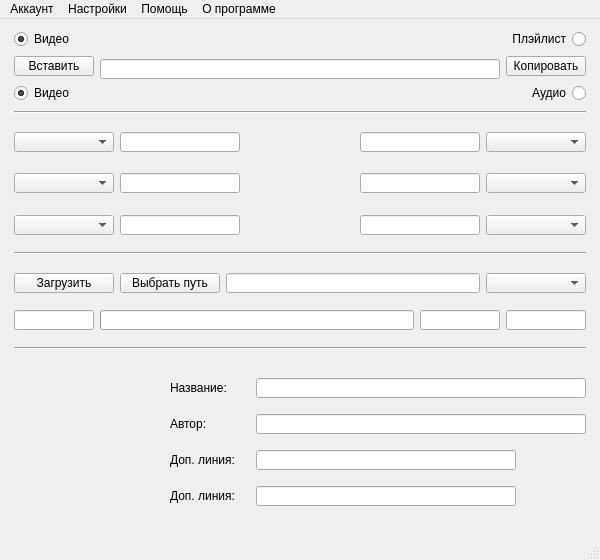
<?xml version="1.0" encoding="UTF-8"?>
<ui version="4.0">
 <class>MainWindow</class>
 <widget class="QMainWindow" name="MainWindow">
  <property name="geometry">
   <rect>
    <x>0</x>
    <y>0</y>
    <width>600</width>
    <height>560</height>
   </rect>
  </property>
  <property name="windowTitle">
   <string>MainWindow</string>
  </property>
  <property name="toolTipDuration">
   <number>2</number>
  </property>
  <widget class="QWidget" name="centralwidget">
   <layout class="QHBoxLayout" name="horizontalLayout_2">
    <item>
     <spacer name="horizontalSpacer">
      <property name="orientation">
       <enum>Qt::Horizontal</enum>
      </property>
      <property name="sizeType">
       <enum>QSizePolicy::Fixed</enum>
      </property>
      <property name="sizeHint" stdset="0">
       <size>
        <width>5</width>
        <height>20</height>
       </size>
      </property>
     </spacer>
    </item>
    <item>
     <layout class="QVBoxLayout" name="layout_all">
      <item>
       <layout class="QHBoxLayout" name="link_and_settings_layout">
        <item>
         <layout class="QVBoxLayout" name="left_settings_layout">
          <item>
           <widget class="QRadioButton" name="video_type_radio">
            <property name="minimumSize">
             <size>
              <width>80</width>
              <height>20</height>
             </size>
            </property>
            <property name="maximumSize">
             <size>
              <width>80</width>
              <height>20</height>
             </size>
            </property>
            <property name="font">
             <font>
              <pointsize>9</pointsize>
             </font>
            </property>
            <property name="toolTip">
             <string>Выбрать загрузку видео</string>
            </property>
            <property name="layoutDirection">
             <enum>Qt::LeftToRight</enum>
            </property>
            <property name="text">
             <string>Видео</string>
            </property>
            <property name="checked">
             <bool>true</bool>
            </property>
            <attribute name="buttonGroup">
             <string notr="true">download_type</string>
            </attribute>
           </widget>
          </item>
          <item>
           <widget class="QPushButton" name="paste_button">
            <property name="minimumSize">
             <size>
              <width>80</width>
              <height>20</height>
             </size>
            </property>
            <property name="maximumSize">
             <size>
              <width>80</width>
              <height>20</height>
             </size>
            </property>
            <property name="font">
             <font>
              <pointsize>9</pointsize>
             </font>
            </property>
            <property name="toolTip">
             <string>Вставить текст в поле для ссылки</string>
            </property>
            <property name="toolTipDuration">
             <number>-1</number>
            </property>
            <property name="whatsThis">
             <string/>
            </property>
            <property name="inputMethodHints">
             <set>Qt::ImhNone</set>
            </property>
            <property name="text">
             <string>Вставить</string>
            </property>
            <property name="checkable">
             <bool>false</bool>
            </property>
            <property name="checked">
             <bool>false</bool>
            </property>
           </widget>
          </item>
          <item>
           <widget class="QRadioButton" name="video_format_radio">
            <property name="minimumSize">
             <size>
              <width>80</width>
              <height>20</height>
             </size>
            </property>
            <property name="maximumSize">
             <size>
              <width>80</width>
              <height>20</height>
             </size>
            </property>
            <property name="font">
             <font>
              <pointsize>9</pointsize>
             </font>
            </property>
            <property name="toolTip">
             <string>Вырать загрузку формата &quot;видео&quot;</string>
            </property>
            <property name="text">
             <string>Видео</string>
            </property>
            <property name="checked">
             <bool>true</bool>
            </property>
            <attribute name="buttonGroup">
             <string notr="true">download_format</string>
            </attribute>
           </widget>
          </item>
         </layout>
        </item>
        <item>
         <layout class="QVBoxLayout" name="verticalLayout_2">
          <item>
           <spacer name="verticalSpacer">
            <property name="orientation">
             <enum>Qt::Vertical</enum>
            </property>
            <property name="sizeHint" stdset="0">
             <size>
              <width>20</width>
              <height>40</height>
             </size>
            </property>
           </spacer>
          </item>
          <item>
           <widget class="QLineEdit" name="link_line">
            <property name="minimumSize">
             <size>
              <width>260</width>
              <height>20</height>
             </size>
            </property>
            <property name="maximumSize">
             <size>
              <width>16777215</width>
              <height>20</height>
             </size>
            </property>
            <property name="font">
             <font>
              <pointsize>9</pointsize>
             </font>
            </property>
            <property name="toolTip">
             <string>Поле для поле для ссылки</string>
            </property>
           </widget>
          </item>
          <item alignment="Qt::AlignHCenter">
           <widget class="QLabel" name="line_status_label">
            <property name="minimumSize">
             <size>
              <width>150</width>
              <height>20</height>
             </size>
            </property>
            <property name="maximumSize">
             <size>
              <width>150</width>
              <height>20</height>
             </size>
            </property>
            <property name="font">
             <font>
              <pointsize>9</pointsize>
             </font>
            </property>
            <property name="layoutDirection">
             <enum>Qt::LeftToRight</enum>
            </property>
            <property name="text">
             <string>&lt;html&gt;&lt;head/&gt;&lt;body&gt;&lt;p&gt;&lt;br/&gt;&lt;/p&gt;&lt;/body&gt;&lt;/html&gt;</string>
            </property>
            <property name="textFormat">
             <enum>Qt::RichText</enum>
            </property>
           </widget>
          </item>
         </layout>
        </item>
        <item>
         <layout class="QVBoxLayout" name="right_settings_layout">
          <item>
           <widget class="QRadioButton" name="playlist_type_radio">
            <property name="minimumSize">
             <size>
              <width>80</width>
              <height>20</height>
             </size>
            </property>
            <property name="maximumSize">
             <size>
              <width>80</width>
              <height>20</height>
             </size>
            </property>
            <property name="font">
             <font>
              <pointsize>9</pointsize>
             </font>
            </property>
            <property name="toolTip">
             <string>Выбрать загрузку плэйлиста</string>
            </property>
            <property name="layoutDirection">
             <enum>Qt::RightToLeft</enum>
            </property>
            <property name="text">
             <string>Плэйлист</string>
            </property>
            <attribute name="buttonGroup">
             <string notr="true">download_type</string>
            </attribute>
           </widget>
          </item>
          <item>
           <widget class="QPushButton" name="copy_button">
            <property name="minimumSize">
             <size>
              <width>80</width>
              <height>20</height>
             </size>
            </property>
            <property name="maximumSize">
             <size>
              <width>80</width>
              <height>20</height>
             </size>
            </property>
            <property name="font">
             <font>
              <pointsize>9</pointsize>
             </font>
            </property>
            <property name="toolTip">
             <string>Копировать текст из поля для ссылки</string>
            </property>
            <property name="layoutDirection">
             <enum>Qt::RightToLeft</enum>
            </property>
            <property name="text">
             <string>Копировать</string>
            </property>
           </widget>
          </item>
          <item>
           <widget class="QRadioButton" name="audio_format_radio">
            <property name="minimumSize">
             <size>
              <width>80</width>
              <height>20</height>
             </size>
            </property>
            <property name="maximumSize">
             <size>
              <width>80</width>
              <height>20</height>
             </size>
            </property>
            <property name="font">
             <font>
              <pointsize>9</pointsize>
             </font>
            </property>
            <property name="toolTip">
             <string>Вырать загрузку формата &quot;аудио&quot;</string>
            </property>
            <property name="layoutDirection">
             <enum>Qt::RightToLeft</enum>
            </property>
            <property name="text">
             <string>Аудио</string>
            </property>
            <attribute name="buttonGroup">
             <string notr="true">download_format</string>
            </attribute>
           </widget>
          </item>
         </layout>
        </item>
       </layout>
      </item>
      <item>
       <widget class="Line" name="line_1">
        <property name="font">
         <font>
          <pointsize>9</pointsize>
         </font>
        </property>
        <property name="orientation">
         <enum>Qt::Horizontal</enum>
        </property>
       </widget>
      </item>
      <item>
       <spacer name="vertical_spacer_2">
        <property name="orientation">
         <enum>Qt::Vertical</enum>
        </property>
        <property name="sizeHint" stdset="0">
         <size>
          <width>20</width>
          <height>20</height>
         </size>
        </property>
       </spacer>
      </item>
      <item>
       <layout class="QVBoxLayout" name="tags_layout">
        <item>
         <layout class="QHBoxLayout" name="tags_line_layout_1">
          <item>
           <widget class="QComboBox" name="tags_box_1">
            <property name="minimumSize">
             <size>
              <width>100</width>
              <height>20</height>
             </size>
            </property>
            <property name="maximumSize">
             <size>
              <width>100</width>
              <height>20</height>
             </size>
            </property>
            <property name="toolTip">
             <string>Набор тегов</string>
            </property>
           </widget>
          </item>
          <item>
           <widget class="QLineEdit" name="tag_line_1">
            <property name="minimumSize">
             <size>
              <width>120</width>
              <height>20</height>
             </size>
            </property>
            <property name="maximumSize">
             <size>
              <width>120</width>
              <height>20</height>
             </size>
            </property>
            <property name="toolTip">
             <string>Поле для ввода тега</string>
            </property>
           </widget>
          </item>
          <item>
           <spacer name="horizontal_spacer_2">
            <property name="orientation">
             <enum>Qt::Horizontal</enum>
            </property>
            <property name="sizeHint" stdset="0">
             <size>
              <width>40</width>
              <height>20</height>
             </size>
            </property>
           </spacer>
          </item>
          <item>
           <widget class="QLineEdit" name="tag_line_2">
            <property name="minimumSize">
             <size>
              <width>120</width>
              <height>20</height>
             </size>
            </property>
            <property name="maximumSize">
             <size>
              <width>120</width>
              <height>20</height>
             </size>
            </property>
            <property name="toolTip">
             <string>Поле для ввода тега</string>
            </property>
           </widget>
          </item>
          <item>
           <widget class="QComboBox" name="tags_box_2">
            <property name="minimumSize">
             <size>
              <width>100</width>
              <height>20</height>
             </size>
            </property>
            <property name="maximumSize">
             <size>
              <width>100</width>
              <height>20</height>
             </size>
            </property>
            <property name="toolTip">
             <string>Набор тегов</string>
            </property>
           </widget>
          </item>
         </layout>
        </item>
        <item>
         <spacer name="vertical_spacer_3">
          <property name="orientation">
           <enum>Qt::Vertical</enum>
          </property>
          <property name="sizeHint" stdset="0">
           <size>
            <width>20</width>
            <height>20</height>
           </size>
          </property>
         </spacer>
        </item>
        <item>
         <layout class="QHBoxLayout" name="tags_line_layout_2">
          <item>
           <widget class="QComboBox" name="tags_box_3">
            <property name="minimumSize">
             <size>
              <width>100</width>
              <height>20</height>
             </size>
            </property>
            <property name="maximumSize">
             <size>
              <width>100</width>
              <height>20</height>
             </size>
            </property>
            <property name="toolTip">
             <string>Набор тегов</string>
            </property>
           </widget>
          </item>
          <item>
           <widget class="QLineEdit" name="tag_line_3">
            <property name="minimumSize">
             <size>
              <width>120</width>
              <height>20</height>
             </size>
            </property>
            <property name="maximumSize">
             <size>
              <width>120</width>
              <height>20</height>
             </size>
            </property>
            <property name="toolTip">
             <string>Поле для ввода тега</string>
            </property>
           </widget>
          </item>
          <item>
           <spacer name="horizontal_spacer_4">
            <property name="orientation">
             <enum>Qt::Horizontal</enum>
            </property>
            <property name="sizeHint" stdset="0">
             <size>
              <width>40</width>
              <height>20</height>
             </size>
            </property>
           </spacer>
          </item>
          <item>
           <widget class="QLineEdit" name="tag_line_4">
            <property name="minimumSize">
             <size>
              <width>120</width>
              <height>20</height>
             </size>
            </property>
            <property name="maximumSize">
             <size>
              <width>120</width>
              <height>20</height>
             </size>
            </property>
            <property name="toolTip">
             <string>Поле для ввода тега</string>
            </property>
           </widget>
          </item>
          <item>
           <widget class="QComboBox" name="tags_box_4">
            <property name="minimumSize">
             <size>
              <width>100</width>
              <height>20</height>
             </size>
            </property>
            <property name="maximumSize">
             <size>
              <width>100</width>
              <height>20</height>
             </size>
            </property>
            <property name="toolTip">
             <string>Набор тегов</string>
            </property>
           </widget>
          </item>
         </layout>
        </item>
        <item>
         <spacer name="vertical_spacer_4">
          <property name="orientation">
           <enum>Qt::Vertical</enum>
          </property>
          <property name="sizeHint" stdset="0">
           <size>
            <width>20</width>
            <height>20</height>
           </size>
          </property>
         </spacer>
        </item>
        <item>
         <layout class="QHBoxLayout" name="tags_line_layout_3">
          <item>
           <widget class="QComboBox" name="tags_box_5">
            <property name="minimumSize">
             <size>
              <width>100</width>
              <height>20</height>
             </size>
            </property>
            <property name="maximumSize">
             <size>
              <width>100</width>
              <height>20</height>
             </size>
            </property>
            <property name="toolTip">
             <string>Набор тегов</string>
            </property>
           </widget>
          </item>
          <item>
           <widget class="QLineEdit" name="tag_line_5">
            <property name="minimumSize">
             <size>
              <width>120</width>
              <height>20</height>
             </size>
            </property>
            <property name="maximumSize">
             <size>
              <width>120</width>
              <height>20</height>
             </size>
            </property>
            <property name="toolTip">
             <string>Поле для ввода тега</string>
            </property>
           </widget>
          </item>
          <item>
           <spacer name="horizontal_spacer_3">
            <property name="orientation">
             <enum>Qt::Horizontal</enum>
            </property>
            <property name="sizeHint" stdset="0">
             <size>
              <width>40</width>
              <height>20</height>
             </size>
            </property>
           </spacer>
          </item>
          <item>
           <widget class="QLineEdit" name="tag_line_6">
            <property name="minimumSize">
             <size>
              <width>120</width>
              <height>20</height>
             </size>
            </property>
            <property name="maximumSize">
             <size>
              <width>120</width>
              <height>20</height>
             </size>
            </property>
            <property name="toolTip">
             <string>Поле для ввода тега</string>
            </property>
           </widget>
          </item>
          <item>
           <widget class="QComboBox" name="tags_box_6">
            <property name="minimumSize">
             <size>
              <width>100</width>
              <height>20</height>
             </size>
            </property>
            <property name="maximumSize">
             <size>
              <width>100</width>
              <height>20</height>
             </size>
            </property>
            <property name="toolTip">
             <string>Набор тегов</string>
            </property>
           </widget>
          </item>
         </layout>
        </item>
       </layout>
      </item>
      <item>
       <spacer name="vertical_spacer_5">
        <property name="orientation">
         <enum>Qt::Vertical</enum>
        </property>
        <property name="sizeHint" stdset="0">
         <size>
          <width>20</width>
          <height>20</height>
         </size>
        </property>
       </spacer>
      </item>
      <item>
       <widget class="Line" name="line_2">
        <property name="font">
         <font>
          <pointsize>9</pointsize>
         </font>
        </property>
        <property name="orientation">
         <enum>Qt::Horizontal</enum>
        </property>
       </widget>
      </item>
      <item>
       <spacer name="vertical_spacer_6">
        <property name="orientation">
         <enum>Qt::Vertical</enum>
        </property>
        <property name="sizeHint" stdset="0">
         <size>
          <width>20</width>
          <height>20</height>
         </size>
        </property>
       </spacer>
      </item>
      <item>
       <layout class="QHBoxLayout" name="download_layout">
        <item>
         <widget class="QPushButton" name="load_button">
          <property name="minimumSize">
           <size>
            <width>100</width>
            <height>20</height>
           </size>
          </property>
          <property name="maximumSize">
           <size>
            <width>100</width>
            <height>20</height>
           </size>
          </property>
          <property name="font">
           <font>
            <pointsize>9</pointsize>
           </font>
          </property>
          <property name="toolTip">
           <string>Загрузить файл</string>
          </property>
          <property name="text">
           <string>Загрузить</string>
          </property>
         </widget>
        </item>
        <item>
         <widget class="QPushButton" name="choice_path_button">
          <property name="minimumSize">
           <size>
            <width>100</width>
            <height>20</height>
           </size>
          </property>
          <property name="maximumSize">
           <size>
            <width>100</width>
            <height>20</height>
           </size>
          </property>
          <property name="font">
           <font>
            <pointsize>9</pointsize>
           </font>
          </property>
          <property name="toolTip">
           <string>Выбрать путь, где будет находится скаченный файл</string>
          </property>
          <property name="text">
           <string>Выбрать путь</string>
          </property>
         </widget>
        </item>
        <item>
         <widget class="QLineEdit" name="path_line">
          <property name="minimumSize">
           <size>
            <width>200</width>
            <height>20</height>
           </size>
          </property>
          <property name="maximumSize">
           <size>
            <width>400</width>
            <height>20</height>
           </size>
          </property>
          <property name="toolTip">
           <string>Поле путя для файла</string>
          </property>
         </widget>
        </item>
        <item>
         <widget class="QComboBox" name="quality_box">
          <property name="minimumSize">
           <size>
            <width>100</width>
            <height>20</height>
           </size>
          </property>
          <property name="maximumSize">
           <size>
            <width>100</width>
            <height>20</height>
           </size>
          </property>
          <property name="font">
           <font>
            <pointsize>9</pointsize>
           </font>
          </property>
          <property name="toolTip">
           <string>Набор возможных качеств</string>
          </property>
          <property name="maxVisibleItems">
           <number>5</number>
          </property>
         </widget>
        </item>
       </layout>
      </item>
      <item>
       <spacer name="vertical_spacer_1">
        <property name="orientation">
         <enum>Qt::Vertical</enum>
        </property>
        <property name="sizeHint" stdset="0">
         <size>
          <width>20</width>
          <height>20</height>
         </size>
        </property>
       </spacer>
      </item>
      <item>
       <layout class="QHBoxLayout" name="load_progress_layout">
        <item>
         <widget class="QLineEdit" name="quality_line">
          <property name="minimumSize">
           <size>
            <width>80</width>
            <height>20</height>
           </size>
          </property>
          <property name="maximumSize">
           <size>
            <width>80</width>
            <height>20</height>
           </size>
          </property>
          <property name="toolTip">
           <string>Количество загружаемых и загруженных файлов</string>
          </property>
          <property name="readOnly">
           <bool>true</bool>
          </property>
         </widget>
        </item>
        <item>
         <widget class="QProgressBar" name="load_progress_bar">
          <property name="minimumSize">
           <size>
            <width>100</width>
            <height>20</height>
           </size>
          </property>
          <property name="maximumSize">
           <size>
            <width>400</width>
            <height>20</height>
           </size>
          </property>
          <property name="toolTip">
           <string>Шкала прогресса загрузки файла</string>
          </property>
          <property name="value">
           <number>0</number>
          </property>
          <property name="textVisible">
           <bool>false</bool>
          </property>
          <property name="orientation">
           <enum>Qt::Horizontal</enum>
          </property>
          <property name="invertedAppearance">
           <bool>false</bool>
          </property>
          <property name="textDirection">
           <enum>QProgressBar::TopToBottom</enum>
          </property>
          <property name="format">
           <string>%p%</string>
          </property>
         </widget>
        </item>
        <item>
         <widget class="QLineEdit" name="remaining_time_line">
          <property name="minimumSize">
           <size>
            <width>80</width>
            <height>20</height>
           </size>
          </property>
          <property name="maximumSize">
           <size>
            <width>80</width>
            <height>20</height>
           </size>
          </property>
          <property name="toolTip">
           <string>Оставшиеся время до полной загрузки файла(ов)</string>
          </property>
          <property name="readOnly">
           <bool>true</bool>
          </property>
         </widget>
        </item>
        <item>
         <widget class="QLineEdit" name="internet_speed_line">
          <property name="minimumSize">
           <size>
            <width>80</width>
            <height>20</height>
           </size>
          </property>
          <property name="maximumSize">
           <size>
            <width>80</width>
            <height>20</height>
           </size>
          </property>
          <property name="toolTip">
           <string>Примерная скорость загрузки файла</string>
          </property>
          <property name="readOnly">
           <bool>true</bool>
          </property>
         </widget>
        </item>
       </layout>
      </item>
      <item>
       <spacer name="vertical_spacer_8">
        <property name="orientation">
         <enum>Qt::Vertical</enum>
        </property>
        <property name="sizeHint" stdset="0">
         <size>
          <width>20</width>
          <height>20</height>
         </size>
        </property>
       </spacer>
      </item>
      <item>
       <widget class="Line" name="line_3">
        <property name="font">
         <font>
          <pointsize>9</pointsize>
         </font>
        </property>
        <property name="orientation">
         <enum>Qt::Horizontal</enum>
        </property>
       </widget>
      </item>
      <item>
       <spacer name="vertical_spacer_9">
        <property name="orientation">
         <enum>Qt::Vertical</enum>
        </property>
        <property name="sizeHint" stdset="0">
         <size>
          <width>20</width>
          <height>20</height>
         </size>
        </property>
       </spacer>
      </item>
      <item>
       <layout class="QHBoxLayout" name="discription_and_preview_layout">
        <item>
         <widget class="QLabel" name="image_label">
          <property name="minimumSize">
           <size>
            <width>150</width>
            <height>150</height>
           </size>
          </property>
          <property name="maximumSize">
           <size>
            <width>150</width>
            <height>150</height>
           </size>
          </property>
          <property name="font">
           <font>
            <pointsize>9</pointsize>
           </font>
          </property>
          <property name="toolTip">
           <string>Превью видео</string>
          </property>
          <property name="text">
           <string/>
          </property>
         </widget>
        </item>
        <item>
         <layout class="QGridLayout" name="discription_layout">
          <item row="0" column="1">
           <widget class="QLineEdit" name="title_line">
            <property name="minimumSize">
             <size>
              <width>260</width>
              <height>20</height>
             </size>
            </property>
            <property name="maximumSize">
             <size>
              <width>520</width>
              <height>20</height>
             </size>
            </property>
            <property name="font">
             <font>
              <pointsize>9</pointsize>
             </font>
            </property>
            <property name="toolTip">
             <string>Название видео</string>
            </property>
            <property name="text">
             <string/>
            </property>
            <property name="readOnly">
             <bool>true</bool>
            </property>
           </widget>
          </item>
          <item row="3" column="0">
           <widget class="QLabel" name="additional_label_2">
            <property name="minimumSize">
             <size>
              <width>80</width>
              <height>20</height>
             </size>
            </property>
            <property name="maximumSize">
             <size>
              <width>80</width>
              <height>20</height>
             </size>
            </property>
            <property name="font">
             <font>
              <pointsize>9</pointsize>
             </font>
            </property>
            <property name="text">
             <string>Доп. линия:</string>
            </property>
           </widget>
          </item>
          <item row="1" column="0">
           <widget class="QLabel" name="author_label">
            <property name="minimumSize">
             <size>
              <width>80</width>
              <height>20</height>
             </size>
            </property>
            <property name="maximumSize">
             <size>
              <width>80</width>
              <height>20</height>
             </size>
            </property>
            <property name="font">
             <font>
              <pointsize>9</pointsize>
             </font>
            </property>
            <property name="text">
             <string>Автор:</string>
            </property>
           </widget>
          </item>
          <item row="1" column="1">
           <widget class="QLineEdit" name="author_line">
            <property name="minimumSize">
             <size>
              <width>260</width>
              <height>20</height>
             </size>
            </property>
            <property name="maximumSize">
             <size>
              <width>520</width>
              <height>20</height>
             </size>
            </property>
            <property name="font">
             <font>
              <pointsize>9</pointsize>
             </font>
            </property>
            <property name="toolTip">
             <string>Автор видео</string>
            </property>
            <property name="readOnly">
             <bool>true</bool>
            </property>
           </widget>
          </item>
          <item row="2" column="0">
           <widget class="QLabel" name="additional_label_1">
            <property name="minimumSize">
             <size>
              <width>80</width>
              <height>20</height>
             </size>
            </property>
            <property name="maximumSize">
             <size>
              <width>80</width>
              <height>20</height>
             </size>
            </property>
            <property name="font">
             <font>
              <pointsize>9</pointsize>
             </font>
            </property>
            <property name="text">
             <string>Доп. линия:</string>
            </property>
           </widget>
          </item>
          <item row="2" column="1">
           <widget class="QLineEdit" name="additional_line_1">
            <property name="minimumSize">
             <size>
              <width>130</width>
              <height>20</height>
             </size>
            </property>
            <property name="maximumSize">
             <size>
              <width>260</width>
              <height>20</height>
             </size>
            </property>
            <property name="font">
             <font>
              <pointsize>9</pointsize>
             </font>
            </property>
            <property name="toolTip">
             <string>Продолжительность видео/всех видео плэйлиста</string>
            </property>
            <property name="readOnly">
             <bool>true</bool>
            </property>
           </widget>
          </item>
          <item row="3" column="1">
           <widget class="QLineEdit" name="additional_line_2">
            <property name="minimumSize">
             <size>
              <width>130</width>
              <height>20</height>
             </size>
            </property>
            <property name="maximumSize">
             <size>
              <width>260</width>
              <height>20</height>
             </size>
            </property>
            <property name="font">
             <font>
              <pointsize>9</pointsize>
             </font>
            </property>
            <property name="toolTip">
             <string>Дата загрузки видео/количество видео в плэйлисте</string>
            </property>
            <property name="readOnly">
             <bool>true</bool>
            </property>
           </widget>
          </item>
          <item row="0" column="0">
           <widget class="QLabel" name="title_label">
            <property name="minimumSize">
             <size>
              <width>80</width>
              <height>20</height>
             </size>
            </property>
            <property name="maximumSize">
             <size>
              <width>80</width>
              <height>20</height>
             </size>
            </property>
            <property name="font">
             <font>
              <pointsize>9</pointsize>
             </font>
            </property>
            <property name="text">
             <string>Название:</string>
            </property>
           </widget>
          </item>
         </layout>
        </item>
       </layout>
      </item>
      <item>
       <spacer name="vertical_spacer_7">
        <property name="orientation">
         <enum>Qt::Vertical</enum>
        </property>
        <property name="sizeHint" stdset="0">
         <size>
          <width>20</width>
          <height>20</height>
         </size>
        </property>
       </spacer>
      </item>
     </layout>
    </item>
    <item>
     <spacer name="horizontalSpacer_2">
      <property name="orientation">
       <enum>Qt::Horizontal</enum>
      </property>
      <property name="sizeType">
       <enum>QSizePolicy::Fixed</enum>
      </property>
      <property name="sizeHint" stdset="0">
       <size>
        <width>5</width>
        <height>20</height>
       </size>
      </property>
     </spacer>
    </item>
   </layout>
  </widget>
  <widget class="QStatusBar" name="statusBar"/>
  <widget class="QMenuBar" name="menuBar">
   <property name="geometry">
    <rect>
     <x>0</x>
     <y>0</y>
     <width>600</width>
     <height>21</height>
    </rect>
   </property>
   <widget class="QMenu" name="menu_account">
    <property name="title">
     <string>Аккаунт</string>
    </property>
   </widget>
   <widget class="QMenu" name="menu_help">
    <property name="title">
     <string>Помощь</string>
    </property>
   </widget>
   <widget class="QMenu" name="menu_settings">
    <property name="title">
     <string>Настройки</string>
    </property>
   </widget>
   <widget class="QMenu" name="menu_about_program">
    <property name="title">
     <string>О программе</string>
    </property>
   </widget>
   <addaction name="menu_account"/>
   <addaction name="menu_settings"/>
   <addaction name="menu_help"/>
   <addaction name="menu_about_program"/>
  </widget>
 </widget>
 <resources/>
 <connections/>
 <buttongroups>
  <buttongroup name="download_type"/>
  <buttongroup name="download_format"/>
 </buttongroups>
</ui>
